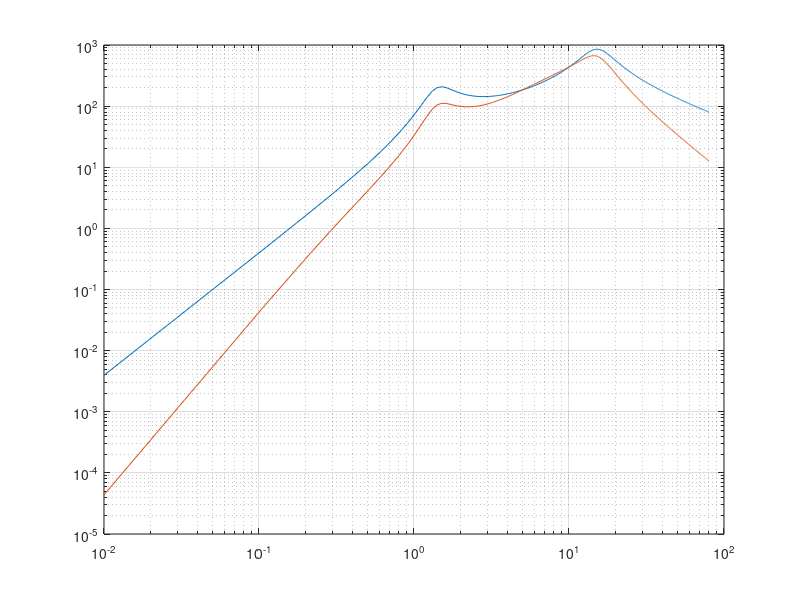
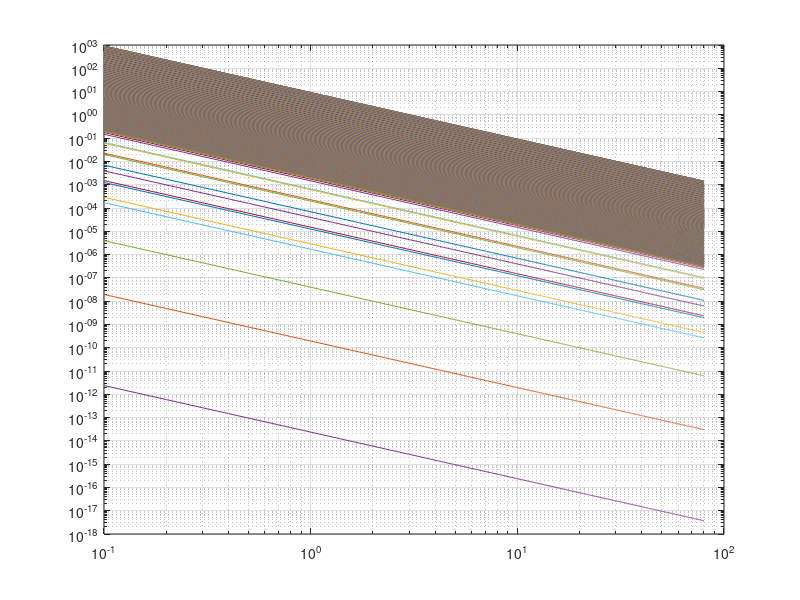

MATLAB code to generate these figures, in order: (Note: this script raises an error after producing the figures.)
%% Clear ALL
clear all
close all
clc

%% Define Data
Ms = .4*2060; % [kg] Sprung Mass is mass distribution on the front axle multiplied by the vehicle's mass
Mu = .1*Ms; % [kg] Unsprung mass assumed 10% of sprung mass
Ks = 69516; % [N/m] Spring Stiffness on the AXLE not one wheel
Kt = 10*Ks; % [N/m] Unsprung mass spring stiffness assumed 10 times KS
Cs = sqrt(Ks*Ms)/2; % [Ns/m] First attempt assumes the optimal value for Cs

%% State Space Representation
M = [Ms 0; 0 Mu];
K = [Ks -Ks; -Ks Ks+Kt];
Cc = [Cs -Cs; -Cs Cs];
In = [0; Kt];
A = [zeros(2, 2) eye(2);-M\K -M\Cc];
B = [zeros(2, 1); M\In];
To = [1 0];
C = [-To*(M\K) -To*(M\Cc)];
D = To*(M\In);

%% Bode Plots
G = ss(A, B, C, D);
omega = 2*pi*(0.01:0.1:80);
[G_mag, ~] = bode(G, omega);
[Ny, Nu, lw] = size(G_mag);
G_mag = reshape(G_mag, [Ny*Nu, lw]).';

num = [80.03 989 0.02108];
den = [1 78.92 2412 5614];
H_2631 = tf(num, den);
GH = G*H_2631;
[GH_mag, ~] = bode(GH, omega);
[Ny, Nu, lw] = size(GH_mag);
GH_mag = reshape(GH_mag, [Ny*Nu, lw]).';

figure(1)
loglog(omega/(2*pi), G_mag)
hold on
loglog(omega/(2*pi), GH_mag);
grid on

%% Power Spectral Density
c = 6.4*1e-7; % [m^2.cycles/m] - Road Grade B
V = 70/3.6; % [m/s] - Vehicle Velocity
f = (0.1:0.1:80)'; % [Hz]
Sin = c*V*f.^(-2);
Sout = G_mag.^2.*Sin;
Socc = GH_mag.^2.*Sin;

figure(2)
loglog(f, Sin);
hold on
loglog(f, Sout);
loglog(f, Socc);
grid on

%% Optimizing Cs Relative To Mean Square Value
Cs = 1e2:1:1e4;
MSV_qs = zeros(1, length(Cs));
MSV_qocc = zeros(1, length(Cs));
for i = 1:length(Cs)
    Cc = [Cs(i) -Cs(i); -Cs(i) Cs(i)];
    A = [zeros(2, 2) eye(2);-inv(M)*K -inv(M)*Cc];
    C = [-To*inv(M)*K -To*inv(M)*Cc];
    G = ss(A, B, C, D);
    omega = 2*pi*(0.1:0.1:80);
    [G_mag, ~] = bode(G, omega);
    [Ny, Nu, lw] = size(G_mag);
    G_mag = reshape(G_mag, [Ny*Nu, lw]).';
    GH = G*H_2631;
    [GH_mag, ~] = bode(GH, omega);
    [Ny, Nu, lw] = size(GH_mag);
    GH_mag = reshape(GH_mag, [Ny*Nu, lw]).';
    Sout = G_mag.^2.*Sin;
    Socc = GH_mag.^2.*Sin;
    MSV_qs(i) = trapz(f, Sout);
    MSV_qocc(i) = trapz(f, Socc);
end

figure(3)
loglog(Cs, MSV_qs)
hold on
loglog(Cs, MSV_qocc)
grid on